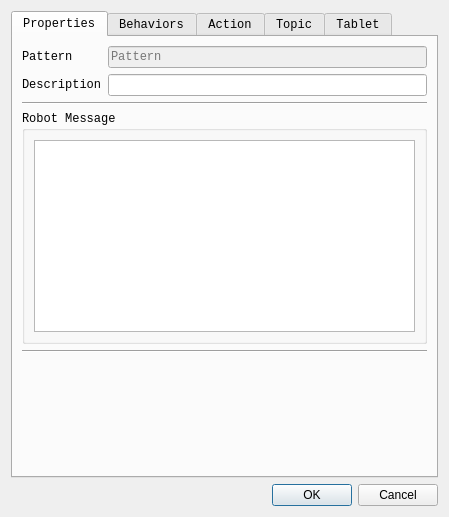
<?xml version="1.0" encoding="UTF-8"?>
<ui version="4.0">
 <class>EditBlockDialog</class>
 <widget class="QDialog" name="EditBlockDialog">
  <property name="geometry">
   <rect>
    <x>0</x>
    <y>0</y>
    <width>449</width>
    <height>517</height>
   </rect>
  </property>
  <property name="sizePolicy">
   <sizepolicy hsizetype="Expanding" vsizetype="Expanding">
    <horstretch>0</horstretch>
    <verstretch>0</verstretch>
   </sizepolicy>
  </property>
  <property name="minimumSize">
   <size>
    <width>0</width>
    <height>0</height>
   </size>
  </property>
  <property name="maximumSize">
   <size>
    <width>1000</width>
    <height>1000</height>
   </size>
  </property>
  <property name="windowTitle">
   <string>Edit Block</string>
  </property>
  <layout class="QGridLayout" name="gridLayout_11">
   <item row="2" column="0">
    <widget class="QDialogButtonBox" name="buttonBox">
     <property name="orientation">
      <enum>Qt::Horizontal</enum>
     </property>
     <property name="standardButtons">
      <set>QDialogButtonBox::Cancel|QDialogButtonBox::Ok</set>
     </property>
    </widget>
   </item>
   <item row="1" column="0">
    <widget class="QTabWidget" name="tabWidget">
     <property name="enabled">
      <bool>true</bool>
     </property>
     <property name="font">
      <font>
       <family>Courier New</family>
       <weight>50</weight>
       <bold>false</bold>
      </font>
     </property>
     <property name="currentIndex">
      <number>0</number>
     </property>
     <widget class="QWidget" name="propertiesTab">
      <attribute name="title">
       <string>Properties</string>
      </attribute>
      <layout class="QGridLayout" name="gridLayout_24">
       <item row="0" column="0">
        <layout class="QGridLayout" name="gridLayout_13">
         <item row="1" column="0">
          <widget class="Line" name="line_10">
           <property name="orientation">
            <enum>Qt::Horizontal</enum>
           </property>
          </widget>
         </item>
         <item row="2" column="0">
          <widget class="QGroupBox" name="groupBox_5">
           <property name="title">
            <string>Robot Message</string>
           </property>
           <layout class="QGridLayout" name="gridLayout_20">
            <item row="0" column="0">
             <layout class="QGridLayout" name="gridLayout_19">
              <item row="0" column="0" colspan="2">
               <widget class="QTextEdit" name="messageTextEdit">
                <property name="minimumSize">
                 <size>
                  <width>0</width>
                  <height>50</height>
                 </size>
                </property>
                <property name="maximumSize">
                 <size>
                  <width>16777215</width>
                  <height>200</height>
                 </size>
                </property>
               </widget>
              </item>
             </layout>
            </item>
           </layout>
          </widget>
         </item>
         <item row="3" column="0">
          <widget class="Line" name="line_9">
           <property name="orientation">
            <enum>Qt::Horizontal</enum>
           </property>
          </widget>
         </item>
         <item row="0" column="0">
          <layout class="QGridLayout" name="gridLayout_2">
           <item row="1" column="1">
            <widget class="QLineEdit" name="blockDescriptionLineEdit"/>
           </item>
           <item row="1" column="0">
            <widget class="QLabel" name="label_14">
             <property name="font">
              <font>
               <family>Courier New</family>
               <weight>50</weight>
               <bold>false</bold>
              </font>
             </property>
             <property name="text">
              <string>Description</string>
             </property>
            </widget>
           </item>
           <item row="0" column="0">
            <widget class="QLabel" name="label_2">
             <property name="sizePolicy">
              <sizepolicy hsizetype="Fixed" vsizetype="Preferred">
               <horstretch>0</horstretch>
               <verstretch>0</verstretch>
              </sizepolicy>
             </property>
             <property name="font">
              <font>
               <family>Courier New</family>
               <weight>50</weight>
               <bold>false</bold>
              </font>
             </property>
             <property name="text">
              <string>Pattern</string>
             </property>
            </widget>
           </item>
           <item row="0" column="1">
            <widget class="QLineEdit" name="patternLineEdit">
             <property name="enabled">
              <bool>false</bool>
             </property>
             <property name="placeholderText">
              <string>Pattern</string>
             </property>
            </widget>
           </item>
          </layout>
         </item>
        </layout>
       </item>
       <item row="1" column="0">
        <spacer name="verticalSpacer_2">
         <property name="orientation">
          <enum>Qt::Vertical</enum>
         </property>
         <property name="sizeHint" stdset="0">
          <size>
           <width>20</width>
           <height>40</height>
          </size>
         </property>
        </spacer>
       </item>
      </layout>
     </widget>
     <widget class="QWidget" name="behaviorsTab">
      <attribute name="title">
       <string>Behaviors</string>
      </attribute>
      <layout class="QGridLayout" name="gridLayout_22">
       <item row="0" column="0">
        <layout class="QGridLayout" name="gridLayout_16">
         <item row="1" column="0">
          <spacer name="verticalSpacer_3">
           <property name="orientation">
            <enum>Qt::Vertical</enum>
           </property>
           <property name="sizeHint" stdset="0">
            <size>
             <width>20</width>
             <height>40</height>
            </size>
           </property>
          </spacer>
         </item>
         <item row="0" column="0">
          <widget class="QGroupBox" name="groupBox_6">
           <property name="title">
            <string>Gestures</string>
           </property>
           <layout class="QGridLayout" name="gridLayout_21">
            <item row="0" column="0">
             <layout class="QGridLayout" name="gridLayout_15">
              <item row="3" column="0">
               <widget class="QLabel" name="label_19">
                <property name="font">
                 <font>
                  <family>Courier New</family>
                  <weight>50</weight>
                  <bold>false</bold>
                 </font>
                </property>
                <property name="text">
                 <string>Close Gesture</string>
                </property>
               </widget>
              </item>
              <item row="2" column="1">
               <widget class="Line" name="line_11">
                <property name="orientation">
                 <enum>Qt::Horizontal</enum>
                </property>
               </widget>
              </item>
              <item row="3" column="1">
               <widget class="QLineEdit" name="closeGestureLineEdit"/>
              </item>
              <item row="0" column="1">
               <widget class="QLineEdit" name="openGestureLineEdit"/>
              </item>
              <item row="0" column="0">
               <widget class="QLabel" name="label_20">
                <property name="font">
                 <font>
                  <family>Courier New</family>
                  <weight>50</weight>
                  <bold>false</bold>
                 </font>
                </property>
                <property name="text">
                 <string>Open Gesture</string>
                </property>
               </widget>
              </item>
              <item row="1" column="1">
               <widget class="QComboBox" name="openGestureComboBox"/>
              </item>
              <item row="5" column="1">
               <widget class="Line" name="line_4">
                <property name="orientation">
                 <enum>Qt::Horizontal</enum>
                </property>
               </widget>
              </item>
              <item row="4" column="1">
               <widget class="QComboBox" name="closeGesturesComboBox"/>
              </item>
              <item row="1" column="0">
               <widget class="QPushButton" name="testOpenGesturesPushButton">
                <property name="enabled">
                 <bool>false</bool>
                </property>
                <property name="text">
                 <string>Test</string>
                </property>
               </widget>
              </item>
              <item row="4" column="0">
               <widget class="QPushButton" name="testCloseGesturePushButton">
                <property name="enabled">
                 <bool>false</bool>
                </property>
                <property name="text">
                 <string>Test</string>
                </property>
               </widget>
              </item>
             </layout>
            </item>
           </layout>
          </widget>
         </item>
        </layout>
       </item>
      </layout>
     </widget>
     <widget class="QWidget" name="actionTab">
      <attribute name="title">
       <string>Action</string>
      </attribute>
      <layout class="QGridLayout" name="gridLayout_31">
       <item row="0" column="0">
        <layout class="QGridLayout" name="gridLayout_30">
         <item row="5" column="2">
          <spacer name="verticalSpacer_6">
           <property name="orientation">
            <enum>Qt::Vertical</enum>
           </property>
           <property name="sizeHint" stdset="0">
            <size>
             <width>20</width>
             <height>20</height>
            </size>
           </property>
          </spacer>
         </item>
         <item row="2" column="0" colspan="3">
          <widget class="QGroupBox" name="musicGroupBox">
           <property name="title">
            <string>Music</string>
           </property>
           <layout class="QGridLayout" name="gridLayout_28">
            <item row="0" column="0">
             <layout class="QGridLayout" name="gridLayout_29">
              <item row="3" column="0">
               <widget class="QCheckBox" name="animationsCheckBox">
                <property name="font">
                 <font>
                  <family>Courier</family>
                  <weight>50</weight>
                  <bold>false</bold>
                 </font>
                </property>
                <property name="text">
                 <string>Animations</string>
                </property>
               </widget>
              </item>
              <item row="2" column="2">
               <widget class="QSpinBox" name="playTimeSpinBox">
                <property name="sizePolicy">
                 <sizepolicy hsizetype="Fixed" vsizetype="Preferred">
                  <horstretch>0</horstretch>
                  <verstretch>0</verstretch>
                 </sizepolicy>
                </property>
                <property name="minimum">
                 <number>-1</number>
                </property>
                <property name="maximum">
                 <number>500</number>
                </property>
                <property name="singleStep">
                 <number>5</number>
                </property>
                <property name="value">
                 <number>30</number>
                </property>
               </widget>
              </item>
              <item row="0" column="0">
               <widget class="QLabel" name="label_27">
                <property name="sizePolicy">
                 <sizepolicy hsizetype="Fixed" vsizetype="Preferred">
                  <horstretch>0</horstretch>
                  <verstretch>0</verstretch>
                 </sizepolicy>
                </property>
                <property name="font">
                 <font>
                  <family>Courier</family>
                  <weight>50</weight>
                  <bold>false</bold>
                 </font>
                </property>
                <property name="text">
                 <string>Playlist</string>
                </property>
               </widget>
              </item>
              <item row="2" column="0" colspan="2">
               <widget class="QLabel" name="label_28">
                <property name="font">
                 <font>
                  <family>Courier</family>
                  <weight>50</weight>
                  <bold>false</bold>
                 </font>
                </property>
                <property name="text">
                 <string>Play for</string>
                </property>
                <property name="alignment">
                 <set>Qt::AlignRight|Qt::AlignTrailing|Qt::AlignVCenter</set>
                </property>
               </widget>
              </item>
              <item row="1" column="0">
               <widget class="QLabel" name="label_29">
                <property name="font">
                 <font>
                  <family>Courier</family>
                  <weight>50</weight>
                  <bold>false</bold>
                 </font>
                </property>
                <property name="text">
                 <string>Track</string>
                </property>
               </widget>
              </item>
              <item row="2" column="3">
               <widget class="QLabel" name="label_30">
                <property name="sizePolicy">
                 <sizepolicy hsizetype="Fixed" vsizetype="Preferred">
                  <horstretch>0</horstretch>
                  <verstretch>0</verstretch>
                 </sizepolicy>
                </property>
                <property name="text">
                 <string>sec</string>
                </property>
               </widget>
              </item>
              <item row="0" column="1" colspan="3">
               <widget class="QComboBox" name="playlistComboBox"/>
              </item>
              <item row="1" column="1" colspan="3">
               <widget class="QComboBox" name="tracksComboBox"/>
              </item>
              <item row="3" column="1" colspan="3">
               <widget class="QComboBox" name="animationsComboBox">
                <property name="enabled">
                 <bool>false</bool>
                </property>
               </widget>
              </item>
             </layout>
            </item>
           </layout>
          </widget>
         </item>
         <item row="1" column="0" colspan="3">
          <widget class="Line" name="line_3">
           <property name="orientation">
            <enum>Qt::Horizontal</enum>
           </property>
          </widget>
         </item>
         <item row="3" column="0">
          <spacer name="horizontalSpacer_3">
           <property name="orientation">
            <enum>Qt::Horizontal</enum>
           </property>
           <property name="sizeHint" stdset="0">
            <size>
             <width>40</width>
             <height>20</height>
            </size>
           </property>
          </spacer>
         </item>
         <item row="0" column="0" colspan="3">
          <layout class="QGridLayout" name="gridLayout_17">
           <item row="0" column="1">
            <widget class="QComboBox" name="actionComboBox"/>
           </item>
           <item row="0" column="0">
            <widget class="QLabel" name="label_16">
             <property name="sizePolicy">
              <sizepolicy hsizetype="Fixed" vsizetype="Preferred">
               <horstretch>0</horstretch>
               <verstretch>0</verstretch>
              </sizepolicy>
             </property>
             <property name="font">
              <font>
               <family>Courier</family>
               <weight>50</weight>
               <bold>false</bold>
              </font>
             </property>
             <property name="text">
              <string>Action Name</string>
             </property>
            </widget>
           </item>
          </layout>
         </item>
         <item row="3" column="1" colspan="2">
          <widget class="QGroupBox" name="timeGroupBox">
           <property name="title">
            <string>Time</string>
           </property>
           <layout class="QGridLayout" name="gridLayout_12">
            <item row="0" column="0">
             <widget class="QSpinBox" name="timeSpinBox">
              <property name="maximum">
               <number>600</number>
              </property>
              <property name="singleStep">
               <number>10</number>
              </property>
              <property name="value">
               <number>30</number>
              </property>
             </widget>
            </item>
            <item row="0" column="1">
             <widget class="QLabel" name="label_21">
              <property name="text">
               <string>sec</string>
              </property>
             </widget>
            </item>
           </layout>
          </widget>
         </item>
         <item row="4" column="0" colspan="3">
          <widget class="QGroupBox" name="reservationsGroupBox">
           <property name="font">
            <font>
             <family>Courier New</family>
             <weight>75</weight>
             <bold>true</bold>
            </font>
           </property>
           <property name="title">
            <string>Confirm Reservation</string>
           </property>
           <layout class="QGridLayout" name="gridLayout_8">
            <item row="0" column="0">
             <layout class="QGridLayout" name="gridLayout_18">
              <item row="1" column="0">
               <widget class="QLabel" name="label_23">
                <property name="sizePolicy">
                 <sizepolicy hsizetype="Fixed" vsizetype="Preferred">
                  <horstretch>0</horstretch>
                  <verstretch>0</verstretch>
                 </sizepolicy>
                </property>
                <property name="font">
                 <font>
                  <family>Courier New</family>
                  <weight>50</weight>
                  <bold>false</bold>
                 </font>
                </property>
                <property name="text">
                 <string>On Failure</string>
                </property>
                <property name="alignment">
                 <set>Qt::AlignRight|Qt::AlignTrailing|Qt::AlignVCenter</set>
                </property>
               </widget>
              </item>
              <item row="0" column="0">
               <widget class="QLabel" name="label_17">
                <property name="sizePolicy">
                 <sizepolicy hsizetype="Fixed" vsizetype="Preferred">
                  <horstretch>0</horstretch>
                  <verstretch>0</verstretch>
                 </sizepolicy>
                </property>
                <property name="font">
                 <font>
                  <family>Courier New</family>
                  <weight>50</weight>
                  <bold>false</bold>
                 </font>
                </property>
                <property name="text">
                 <string>On Success</string>
                </property>
                <property name="alignment">
                 <set>Qt::AlignRight|Qt::AlignTrailing|Qt::AlignVCenter</set>
                </property>
               </widget>
              </item>
              <item row="1" column="1">
               <widget class="QComboBox" name="failureReservationGoToComboBox"/>
              </item>
              <item row="0" column="1">
               <widget class="QComboBox" name="successReservationGoToComboBox"/>
              </item>
             </layout>
            </item>
           </layout>
          </widget>
         </item>
        </layout>
       </item>
      </layout>
     </widget>
     <widget class="QWidget" name="topicTab">
      <attribute name="title">
       <string>Topic</string>
      </attribute>
      <layout class="QGridLayout" name="gridLayout_10">
       <item row="1" column="0">
        <layout class="QGridLayout" name="gridLayout_5">
         <item row="0" column="1">
          <widget class="QComboBox" name="topicNameComboBox">
           <property name="enabled">
            <bool>false</bool>
           </property>
           <property name="font">
            <font>
             <family>Courier New</family>
             <weight>50</weight>
             <bold>false</bold>
            </font>
           </property>
           <item>
            <property name="text">
             <string>general</string>
            </property>
           </item>
           <item>
            <property name="text">
             <string>index</string>
            </property>
           </item>
           <item>
            <property name="text">
             <string>wellbeing</string>
            </property>
           </item>
          </widget>
         </item>
         <item row="0" column="0">
          <widget class="QLabel" name="label_11">
           <property name="enabled">
            <bool>false</bool>
           </property>
           <property name="font">
            <font>
             <family>Courier New</family>
             <weight>50</weight>
             <bold>false</bold>
            </font>
           </property>
           <property name="text">
            <string>Topic</string>
           </property>
           <property name="alignment">
            <set>Qt::AlignRight|Qt::AlignTrailing|Qt::AlignVCenter</set>
           </property>
          </widget>
         </item>
         <item row="0" column="2">
          <widget class="QLabel" name="label_12">
           <property name="enabled">
            <bool>false</bool>
           </property>
           <property name="font">
            <font>
             <family>Courier New</family>
             <weight>50</weight>
             <bold>false</bold>
            </font>
           </property>
           <property name="text">
            <string>Tag</string>
           </property>
           <property name="alignment">
            <set>Qt::AlignRight|Qt::AlignTrailing|Qt::AlignVCenter</set>
           </property>
          </widget>
         </item>
         <item row="0" column="3">
          <widget class="QComboBox" name="topicTagComboBox">
           <property name="enabled">
            <bool>false</bool>
           </property>
           <property name="sizePolicy">
            <sizepolicy hsizetype="MinimumExpanding" vsizetype="Fixed">
             <horstretch>0</horstretch>
             <verstretch>0</verstretch>
            </sizepolicy>
           </property>
          </widget>
         </item>
        </layout>
       </item>
       <item row="3" column="0">
        <widget class="QGroupBox" name="groupBox_2">
         <property name="font">
          <font>
           <family>Courier New</family>
           <weight>50</weight>
           <bold>false</bold>
          </font>
         </property>
         <property name="title">
          <string>Expected Answers</string>
         </property>
         <layout class="QGridLayout" name="gridLayout_4">
          <item row="0" column="0">
           <layout class="QGridLayout" name="gridLayout_3">
            <item row="7" column="0" colspan="2">
             <widget class="Line" name="line">
              <property name="orientation">
               <enum>Qt::Horizontal</enum>
              </property>
             </widget>
            </item>
            <item row="4" column="0">
             <widget class="QLabel" name="label_5">
              <property name="font">
               <font>
                <family>Courier New</family>
                <weight>50</weight>
                <bold>false</bold>
               </font>
              </property>
              <property name="text">
               <string>User Answers #2</string>
              </property>
             </widget>
            </item>
            <item row="1" column="0">
             <widget class="QTextEdit" name="answer1TextEdit">
              <property name="minimumSize">
               <size>
                <width>0</width>
                <height>40</height>
               </size>
              </property>
              <property name="maximumSize">
               <size>
                <width>16777215</width>
                <height>50</height>
               </size>
              </property>
             </widget>
            </item>
            <item row="3" column="0" colspan="2">
             <widget class="Line" name="line_5">
              <property name="orientation">
               <enum>Qt::Horizontal</enum>
              </property>
             </widget>
            </item>
            <item row="9" column="0">
             <spacer name="verticalSpacer_5">
              <property name="orientation">
               <enum>Qt::Vertical</enum>
              </property>
              <property name="sizeHint" stdset="0">
               <size>
                <width>20</width>
                <height>40</height>
               </size>
              </property>
             </spacer>
            </item>
            <item row="8" column="0" colspan="2">
             <layout class="QGridLayout" name="gridLayout_14">
              <item row="0" column="0">
               <widget class="QLabel" name="label_18">
                <property name="minimumSize">
                 <size>
                  <width>0</width>
                  <height>0</height>
                 </size>
                </property>
                <property name="font">
                 <font>
                  <family>Courier New</family>
                  <weight>50</weight>
                  <italic>true</italic>
                  <bold>false</bold>
                 </font>
                </property>
                <property name="styleSheet">
                 <string notr="true">color: rgb(51, 51, 51);</string>
                </property>
                <property name="text">
                 <string>Separate the answers by semicolon (;) to allow multiple options</string>
                </property>
                <property name="scaledContents">
                 <bool>true</bool>
                </property>
                <property name="alignment">
                 <set>Qt::AlignCenter</set>
                </property>
                <property name="wordWrap">
                 <bool>true</bool>
                </property>
               </widget>
              </item>
             </layout>
            </item>
            <item row="0" column="0">
             <widget class="QLabel" name="label_3">
              <property name="font">
               <font>
                <family>Courier New</family>
                <weight>50</weight>
                <bold>false</bold>
               </font>
              </property>
              <property name="text">
               <string>User Answers #1</string>
              </property>
             </widget>
            </item>
            <item row="5" column="0">
             <widget class="QTextEdit" name="answer2TextEdit">
              <property name="enabled">
               <bool>true</bool>
              </property>
              <property name="sizePolicy">
               <sizepolicy hsizetype="Expanding" vsizetype="MinimumExpanding">
                <horstretch>0</horstretch>
                <verstretch>0</verstretch>
               </sizepolicy>
              </property>
              <property name="minimumSize">
               <size>
                <width>0</width>
                <height>40</height>
               </size>
              </property>
              <property name="maximumSize">
               <size>
                <width>16777215</width>
                <height>50</height>
               </size>
              </property>
             </widget>
            </item>
            <item row="2" column="0" colspan="2">
             <layout class="QGridLayout" name="gridLayout">
              <item row="0" column="0">
               <widget class="QLabel" name="label_13">
                <property name="sizePolicy">
                 <sizepolicy hsizetype="Fixed" vsizetype="Preferred">
                  <horstretch>0</horstretch>
                  <verstretch>0</verstretch>
                 </sizepolicy>
                </property>
                <property name="font">
                 <font>
                  <family>Courier New</family>
                  <weight>50</weight>
                  <bold>false</bold>
                 </font>
                </property>
                <property name="text">
                 <string>Go To</string>
                </property>
                <property name="alignment">
                 <set>Qt::AlignRight|Qt::AlignTrailing|Qt::AlignVCenter</set>
                </property>
               </widget>
              </item>
              <item row="0" column="1">
               <widget class="QComboBox" name="answer1GoToComboBox"/>
              </item>
             </layout>
            </item>
            <item row="6" column="0" colspan="2">
             <layout class="QGridLayout" name="gridLayout_6">
              <item row="0" column="1">
               <widget class="QComboBox" name="answer2GoToComboBox"/>
              </item>
              <item row="0" column="0">
               <widget class="QLabel" name="label_15">
                <property name="sizePolicy">
                 <sizepolicy hsizetype="Fixed" vsizetype="Preferred">
                  <horstretch>0</horstretch>
                  <verstretch>0</verstretch>
                 </sizepolicy>
                </property>
                <property name="font">
                 <font>
                  <family>Courier New</family>
                  <weight>50</weight>
                  <bold>false</bold>
                 </font>
                </property>
                <property name="text">
                 <string>Go To</string>
                </property>
                <property name="alignment">
                 <set>Qt::AlignRight|Qt::AlignTrailing|Qt::AlignVCenter</set>
                </property>
               </widget>
              </item>
             </layout>
            </item>
           </layout>
          </item>
         </layout>
        </widget>
       </item>
       <item row="0" column="0">
        <widget class="Line" name="line_7">
         <property name="orientation">
          <enum>Qt::Horizontal</enum>
         </property>
        </widget>
       </item>
       <item row="2" column="0">
        <widget class="Line" name="line_6">
         <property name="orientation">
          <enum>Qt::Horizontal</enum>
         </property>
        </widget>
       </item>
      </layout>
     </widget>
     <widget class="QWidget" name="tabletTab">
      <attribute name="title">
       <string>Tablet</string>
      </attribute>
      <layout class="QGridLayout" name="gridLayout_9">
       <item row="0" column="0">
        <widget class="QGroupBox" name="groupBox_3">
         <property name="font">
          <font>
           <family>Courier New</family>
           <weight>50</weight>
           <bold>false</bold>
          </font>
         </property>
         <property name="title">
          <string>HTML Page</string>
         </property>
         <layout class="QGridLayout" name="gridLayout_7">
          <item row="0" column="0">
           <layout class="QFormLayout" name="formLayout">
            <item row="0" column="0">
             <widget class="QLabel" name="label_9">
              <property name="font">
               <font>
                <family>Courier New</family>
                <weight>50</weight>
                <bold>false</bold>
               </font>
              </property>
              <property name="text">
               <string>Name</string>
              </property>
              <property name="alignment">
               <set>Qt::AlignRight|Qt::AlignTrailing|Qt::AlignVCenter</set>
              </property>
             </widget>
            </item>
            <item row="0" column="1">
             <widget class="QComboBox" name="tabletPageNameComboBox">
              <property name="sizePolicy">
               <sizepolicy hsizetype="MinimumExpanding" vsizetype="Fixed">
                <horstretch>0</horstretch>
                <verstretch>0</verstretch>
               </sizepolicy>
              </property>
              <item>
               <property name="text">
                <string>index</string>
               </property>
              </item>
              <item>
               <property name="text">
                <string>displayinfo</string>
               </property>
              </item>
              <item>
               <property name="text">
                <string>confirmation</string>
               </property>
              </item>
              <item>
               <property name="text">
                <string>help</string>
               </property>
              </item>
             </widget>
            </item>
            <item row="1" column="0">
             <widget class="QLabel" name="label_8">
              <property name="font">
               <font>
                <family>Courier New</family>
                <weight>50</weight>
                <bold>false</bold>
               </font>
              </property>
              <property name="text">
               <string>Image</string>
              </property>
              <property name="alignment">
               <set>Qt::AlignRight|Qt::AlignTrailing|Qt::AlignVCenter</set>
              </property>
             </widget>
            </item>
            <item row="1" column="1">
             <widget class="QComboBox" name="tabletImageComboBox">
              <property name="sizePolicy">
               <sizepolicy hsizetype="MinimumExpanding" vsizetype="Fixed">
                <horstretch>0</horstretch>
                <verstretch>0</verstretch>
               </sizepolicy>
              </property>
              <item>
               <property name="text">
                <string>pepper-standing.png</string>
               </property>
              </item>
             </widget>
            </item>
            <item row="2" column="0">
             <widget class="QLabel" name="label_7">
              <property name="font">
               <font>
                <family>Courier New</family>
                <weight>50</weight>
                <bold>false</bold>
               </font>
              </property>
              <property name="text">
               <string>Heading</string>
              </property>
             </widget>
            </item>
            <item row="2" column="1">
             <widget class="QTextEdit" name="tabletHeadingTextEdit">
              <property name="minimumSize">
               <size>
                <width>0</width>
                <height>50</height>
               </size>
              </property>
              <property name="maximumSize">
               <size>
                <width>16777215</width>
                <height>50</height>
               </size>
              </property>
             </widget>
            </item>
            <item row="3" column="0">
             <widget class="QLabel" name="label_10">
              <property name="font">
               <font>
                <family>Courier New</family>
                <weight>50</weight>
                <bold>false</bold>
               </font>
              </property>
              <property name="text">
               <string>Info</string>
              </property>
             </widget>
            </item>
            <item row="3" column="1">
             <widget class="QTextEdit" name="tabletInfoTextEdit">
              <property name="minimumSize">
               <size>
                <width>0</width>
                <height>50</height>
               </size>
              </property>
              <property name="maximumSize">
               <size>
                <width>16777215</width>
                <height>50</height>
               </size>
              </property>
             </widget>
            </item>
            <item row="4" column="1">
             <spacer name="verticalSpacer">
              <property name="orientation">
               <enum>Qt::Vertical</enum>
              </property>
              <property name="sizeHint" stdset="0">
               <size>
                <width>20</width>
                <height>40</height>
               </size>
              </property>
             </spacer>
            </item>
           </layout>
          </item>
          <item row="1" column="0">
           <widget class="Line" name="line_2">
            <property name="orientation">
             <enum>Qt::Horizontal</enum>
            </property>
           </widget>
          </item>
         </layout>
        </widget>
       </item>
      </layout>
     </widget>
    </widget>
   </item>
  </layout>
 </widget>
 <resources/>
 <connections>
  <connection>
   <sender>buttonBox</sender>
   <signal>rejected()</signal>
   <receiver>EditBlockDialog</receiver>
   <slot>reject()</slot>
   <hints>
    <hint type="sourcelabel">
     <x>316</x>
     <y>260</y>
    </hint>
    <hint type="destinationlabel">
     <x>286</x>
     <y>274</y>
    </hint>
   </hints>
  </connection>
  <connection>
   <sender>buttonBox</sender>
   <signal>accepted()</signal>
   <receiver>EditBlockDialog</receiver>
   <slot>accept()</slot>
   <hints>
    <hint type="sourcelabel">
     <x>248</x>
     <y>254</y>
    </hint>
    <hint type="destinationlabel">
     <x>157</x>
     <y>274</y>
    </hint>
   </hints>
  </connection>
 </connections>
</ui>
